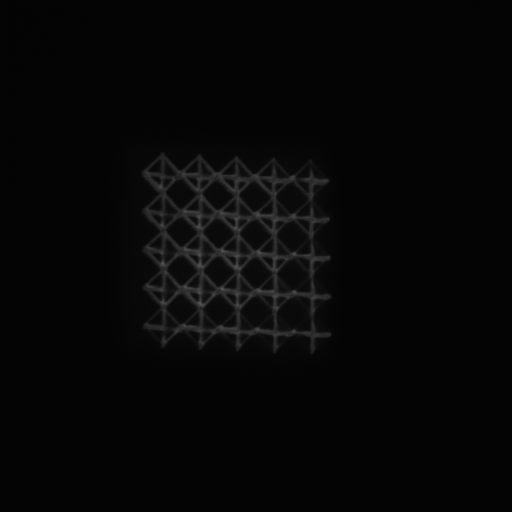
#> input picture img.tif, 512 x 512 px
$ python LTL_cam.py
#> lines starting #> are read from the running program, lines starting #| are printed output that depends on the picture; after the words box and inside, x2 and y2 are one past the last pixel; in counts of white or black regions, pixels touching at a corner belong together
import cv2 as cv
import numpy as np
from matplotlib import pyplot as plt


img = cv.imread('img.tif')
#> img is the input picture: shape (512, 512, 3); min 3, max 85, mean 6.5


# Using a 2D filter
kernel = np.array([[0, -1, 0], [-1, 5, -1], [0, -1, 0]])

kernel2 = np.array([[-1, -1, -1],
                    [-1, 5, -1],
                    [-1, -1, -1]])


img_2df = cv.filter2D(img, -1, kernel)

# adding gaussian blur
blur = cv.GaussianBlur(img, (3, 3), 0)
blur_2df = cv.filter2D(blur, -1, kernel)


df_thresh = cv.threshold(img_2df, 20, 255, cv.THRESH_BINARY)[1]
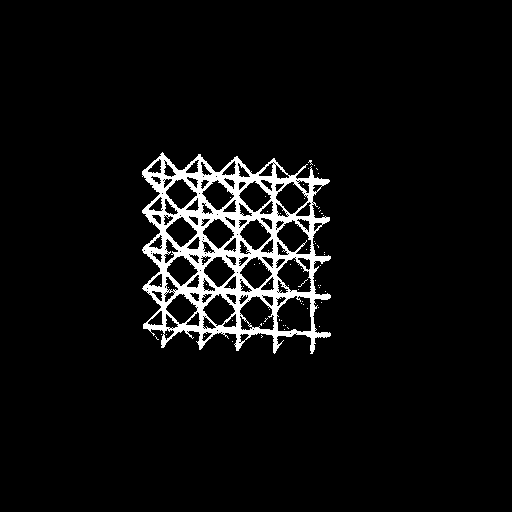
#> df_thresh: shape (512, 512, 3); 5.3% white; 69 white regions (68 under 20 px), largest, box (x1, y1, x2, y2) and area: (142, 152, 331, 354) 13717
blur_thresh = cv.threshold(blur_2df, 20, 255, cv.THRESH_BINARY)[1]
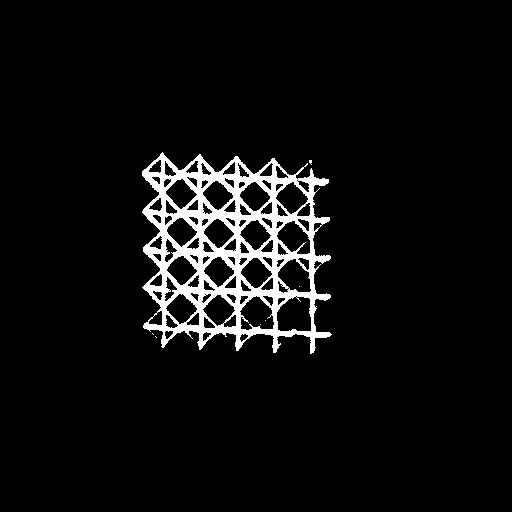
#> blur_thresh: shape (512, 512, 3); 5.7% white; 7 white regions (6 under 20 px), largest, box (x1, y1, x2, y2) and area: (142, 152, 332, 354) 14858

Hori = np.concatenate((img, df_thresh, blur_thresh), axis=1)
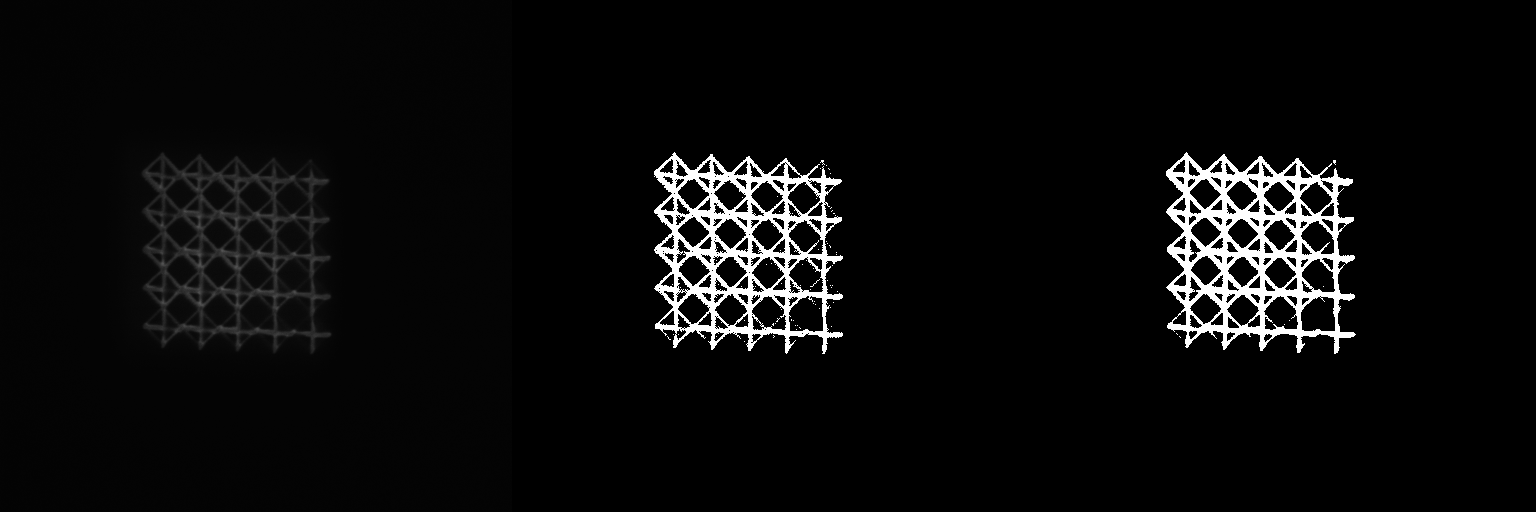
#> Hori: shape (512, 1536, 3); min 0, max 255, mean 11.5


cv.imshow('Image', Hori)
cv.waitKey(0)
cv.destroyAllWindows()


plt.hist(blur_2df.ravel(), 256, alpha=0.5, label='filtered')
plt.hist(img_2df.ravel(), 256, alpha=0.5, label='2df')
plt.hist(img.ravel(), 256, alpha=0.5, label='original')
plt.legend(loc='upper right')
plt.show()
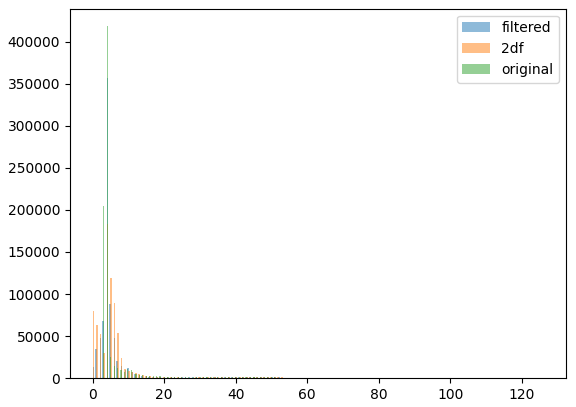
#> figure drawn by matplotlib, 1 panel; tallest bar 357084 high, from x = 3.91 to 4.3; tallest bar 183612 high, from x = 3.94 to 4.43; tallest bar 418182 high, from x = 3.96 to 4.28


# Hori = np.concatenate((edges, edges2), axis = 1)


# # cv.imshow('Image', Hori)
# # cv.waitKey(0)
# # cv.destroyAllWindows()

# # try and highlight lines
# rho = 1  # distance resolution in pixels of the Hough grid
# theta = np.pi / 180  # angular resolution in radians of the Hough grid
# threshold = 15  # minimum number of votes (intersections in Hough grid cell)
# min_line_length = 50  # minimum number of pixels making up a line
# max_line_gap = 20  # maximum gap in pixels between connectable line segments
# line_image = np.copy(img) * 0  # creating a blank to draw lines on

# # # Run Hough on edge detected image
# # # Output "lines" is an array containing endpoints of detected line segments
# # lines = cv.HoughLinesP(edges, rho, theta, threshold, np.array([]),
# #                         min_line_length, max_line_gap)

# # for line in lines:
# #     for x1, y1, x2, y2 in line:
# #         cv.line(line_image, (x1, y1), (x2, y2), (255, 0, 0), 1)

# # lines_edges = cv.addWeighted(img, 0.1, line_image, 1, 0)


# # # concatenate image Horizontally
# # Hori = np.concatenate((cv.cvtColor(edges, cv.COLOR_GRAY2RGB), lines_edges), axis=1)

# # cv.imshow('Image', Hori)
# # cv.waitKey(0)
# # cv.destroyAllWindows()

# # # Load the image
# # img = cv.imread('img.tif')
# # gs_img = cv.cvtColor(img, cv.COLOR_BGR2GRAY)


# # edges = cv.Canny(2 * gs_img, 10, 30)

# # # Apply the binary filter
# # thresh = 16
# # maxValue = 255
# # bn_img = cv.threshold(img, thresh, maxValue, cv.THRESH_BINARY)[1]

# # # automatic thresholding
# # # bn_img = cv.threshold(gs_img, 0, 255, cv.THRESH_BINARY+cv.THRESH_OTSU)[1]

# # # Save the binary image
# # cv.imshow('Image', bn_img)
# # cv.waitKey(0)

# # cv.destroyAllWindows()


# # plt.subplot(1, 2, 1)

# # img_hist = img.ravel()
# # plt.hist(img_hist[img_hist > 4], 256)

# # plt.subplot(1, 2, 2)
# # plt.hist(bn_img.ravel(), 256)

# # # plt.show()

$ run again, with new_image.png saved as img.tif
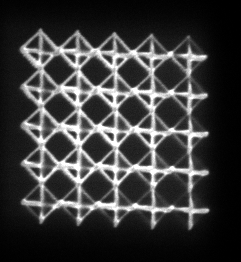
#> input picture new_image.png, 241 x 262 px
#> img is the input picture: shape (262, 241, 3); min 0, max 255, mean 59.5
#> `df_thresh = cv.threshold(img_2df, 20, 255, cv.THRESH_BINARY)[1]`:
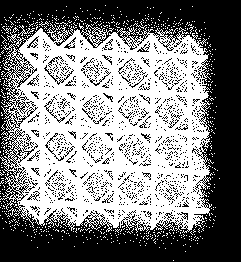
#> df_thresh: shape (262, 241, 3); 51.4% white; 1119 black regions (1077 under 20 px), largest, box (x1, y1, x2, y2) and area: (0, 0, 241, 262) 26430, (44, 65, 74, 85) 80, (44, 99, 65, 123) 67
#> blur_thresh: shape (262, 241, 3); 55.7% white; 274 black regions (271 under 20 px), largest, box (x1, y1, x2, y2) and area: (0, 0, 241, 262) 27043, (16, 74, 31, 87) 36, (20, 149, 33, 161) 20
#> `plt.show()`:
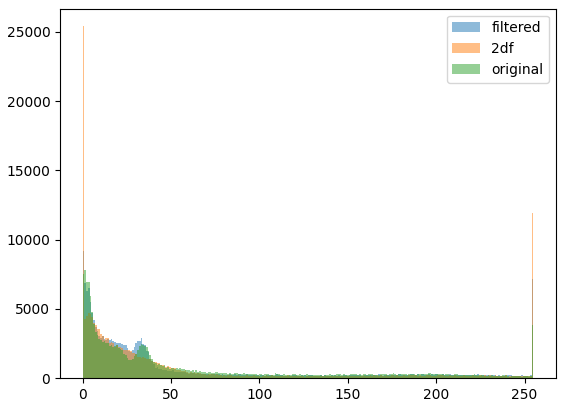
#> figure drawn by matplotlib, 1 panel; tallest bar 9210 high, from x = 0 to 0.996; tallest bar 25398 high, from x = 0 to 0.996; tallest bar 7791 high, from x = 0.996 to 1.99
